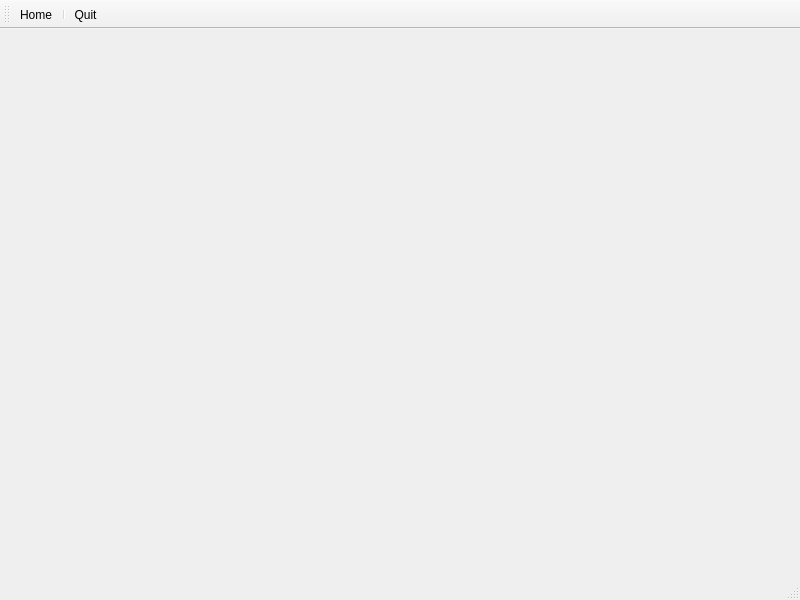
<?xml version="1.0" encoding="UTF-8"?>
<ui version="4.0">
 <class>MainWindow</class>
 <widget class="QMainWindow" name="MainWindow">
  <property name="geometry">
   <rect>
    <x>0</x>
    <y>0</y>
    <width>800</width>
    <height>600</height>
   </rect>
  </property>
  <property name="windowTitle">
   <string>闽台歌仔册数据库</string>
  </property>
  <property name="windowIcon">
   <iconset>
    <normalon>:/im/歌.gif</normalon>
   </iconset>
  </property>
  <widget class="QWidget" name="centralwidget"/>
  <widget class="QMenuBar" name="menubar">
   <property name="geometry">
    <rect>
     <x>0</x>
     <y>0</y>
     <width>800</width>
     <height>22</height>
    </rect>
   </property>
  </widget>
  <widget class="QStatusBar" name="statusbar"/>
  <widget class="QToolBar" name="toolBar">
   <property name="windowTitle">
    <string>toolBar</string>
   </property>
   <attribute name="toolBarArea">
    <enum>TopToolBarArea</enum>
   </attribute>
   <attribute name="toolBarBreak">
    <bool>false</bool>
   </attribute>
   <addaction name="actionHome"/>
   <addaction name="separator"/>
   <addaction name="actionQuit"/>
  </widget>
  <action name="actionHome">
   <property name="icon">
    <iconset resource="../RES/imq.qrc">
     <normaloff>:/im/home.png</normaloff>:/im/home.png</iconset>
   </property>
   <property name="text">
    <string>Home</string>
   </property>
   <property name="toolTip">
    <string>主页</string>
   </property>
  </action>
  <action name="actionQuit">
   <property name="icon">
    <iconset resource="../RES/imq.qrc">
     <normaloff>:/im/Quit.png</normaloff>:/im/Quit.png</iconset>
   </property>
   <property name="text">
    <string>Quit</string>
   </property>
   <property name="toolTip">
    <string>退出</string>
   </property>
  </action>
 </widget>
 <resources>
  <include location="../RES/imq.qrc"/>
 </resources>
 <connections/>
</ui>
